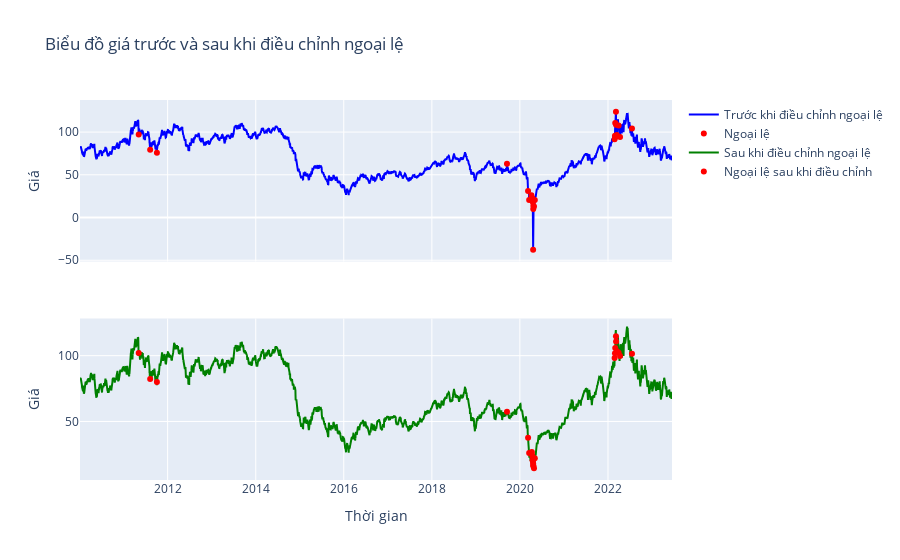

The cell this chart's notebook holds for it:
### Code cell
import plotly.graph_objects as go
from plotly.subplots import make_subplots

# Tạo đối tượng khung chứa hai đồ thị
fig = make_subplots(rows=2, cols=1, shared_xaxes=True)

# Thêm dữ liệu và đồ thị cho đồ thị thứ nhất (Trước khi điều chỉnh ngoại lệ)
fig.add_trace(
    go.Scatter(x=df_.index, y=df_["price"], mode='lines', marker=dict(color='blue'), name='Trước khi điều chỉnh ngoại lệ'),
    row=1, col=1
)

fig.add_trace(
    go.Scatter(x=df_[df_["is_outlier"]].index, y=df_["price"][df_["is_outlier"]], mode='markers', marker=dict(color='red'), name='Ngoại lệ'),
    row=1, col=1
)

# Thêm dữ liệu và đồ thị cho đồ thị thứ hai (Sau khi điều chỉnh ngoại lệ)
fig.add_trace(
    go.Scatter(x=df.index, y=df["price"], mode='lines', marker=dict(color='green'), name='Sau khi điều chỉnh ngoại lệ'),
    row=2, col=1
)

fig.add_trace(
    go.Scatter(x=df[df_["is_outlier"]].index, y=df["price"][df_["is_outlier"]], mode='markers', marker=dict(color='red'), name='Ngoại lệ sau khi điều chỉnh'),
    row=2, col=1
)

# Đặt nhãn cho trục x và trục y
fig.update_xaxes(title_text='Thời gian', row=2, col=1)
fig.update_yaxes(title_text='Giá', row=1, col=1)
fig.update_yaxes(title_text='Giá', row=2, col=1)

# Đặt tiêu đề cho biểu đồ
fig.update_layout(title='Biểu đồ giá trước và sau khi điều chỉnh ngoại lệ')

# Hiển thị biểu đồ
fig.show()

### Figure 1 — Plotly figure (JSON) as saved in the notebook; plotly's stock layout.template omitted (floating-point values rounded to 4 significant figures; data arrays with more than 128 entries replaced by an {"elided": "..."} marker saying what was removed)
{"data": [{"marker": {"color": "blue"}, "mode": "lines", "name": "Trước khi điều chỉnh ngoại lệ", "type": "scatter", "x": {"elided": "3510 str values"}, "xaxis": "x", "y": {"elided": "3510 float values"}, "yaxis": "y"}, {"marker": {"color": "red"}, "mode": "markers", "name": "Ngoại lệ", "type": "scatter", "x": ["2011-05-06T00:00:00", "2011-08-09T00:00:00", "2011-10-04T00:00:00", "2019-09-16T00:00:00", "2020-03-09T00:00:00", "2020-03-18T00:00:00", "2020-04-06T00:00:00", "2020-04-09T00:00:00", "2020-04-13T00:00:00", "2020-04-16T00:00:00", "2020-04-17T00:00:00", "2020-04-20T00:00:00", "2020-04-21T00:00:00", "2020-04-22T00:00:00", "2020-04-27T00:00:00", "2020-05-04T00:00:00", "2022-02-25T00:00:00", "2022-02-28T00:00:00", "2022-03-02T00:00:00", "2022-03-08T00:00:00", "2022-03-09T00:00:00", "2022-03-15T00:00:00", "2022-03-16T00:00:00", "2022-03-30T00:00:00", "2022-04-11T00:00:00", "2022-07-19T00:00:00"], "xaxis": "x", "y": [97.18, 79.3, 75.67, 62.9, 31.13, 20.37, 26.08, 22.76, 22.41, 19.87, 18.27, -37.63, 10.01, 13.78, 12.78, 20.39, 91.59, 95.72, 110.6, 123.7, 108.7, 96.44, 95.04, 107.8, 94.29, 104.2], "yaxis": "y"}, {"marker": {"color": "green"}, "mode": "lines", "name": "Sau khi điều chỉnh ngoại lệ", "type": "scatter", "x": {"elided": "3510 str values"}, "xaxis": "x2", "y": {"elided": "3510 float values"}, "yaxis": "y2"}, {"marker": {"color": "red"}, "mode": "markers", "name": "Ngoại lệ sau khi điều chỉnh", "type": "scatter", "x": ["2011-05-06T00:00:00", "2011-08-09T00:00:00", "2011-10-04T00:00:00", "2019-09-16T00:00:00", "2020-03-09T00:00:00", "2020-03-18T00:00:00", "2020-04-06T00:00:00", "2020-04-09T00:00:00", "2020-04-13T00:00:00", "2020-04-16T00:00:00", "2020-04-17T00:00:00", "2020-04-20T00:00:00", "2020-04-21T00:00:00", "2020-04-22T00:00:00", "2020-04-27T00:00:00", "2020-05-04T00:00:00", "2022-02-25T00:00:00", "2022-02-28T00:00:00", "2022-03-02T00:00:00", "2022-03-08T00:00:00", "2022-03-09T00:00:00", "2022-03-15T00:00:00", "2022-03-16T00:00:00", "2022-03-30T00:00:00", "2022-04-11T00:00:00", "2022-07-19T00:00:00"], "xaxis": "x2", "y": [102.0, 82.37, 80.09, 57.37, 37.69, 25.99, 25.83, 26.73, 23.89, 20.28, 20.31, 18.33, 16.62, 16.22, 14.52, 22.06, 98.25, 101.8, 105.9, 114.8, 110.8, 103.1, 103.3, 102.3, 99.8, 101.4], "yaxis": "y2"}], "layout": {"title": {"text": "Biểu đồ giá trước và sau khi điều chỉnh ngoại lệ"}, "xaxis": {"anchor": "y", "domain": [0, 1], "matches": "x2", "showticklabels": false}, "xaxis2": {"anchor": "y2", "domain": [0, 1], "title": {"text": "Thời gian"}}, "yaxis": {"anchor": "x", "domain": [0.575, 1], "title": {"text": "Giá"}}, "yaxis2": {"anchor": "x2", "domain": [0, 0.425], "title": {"text": "Giá"}}}}
